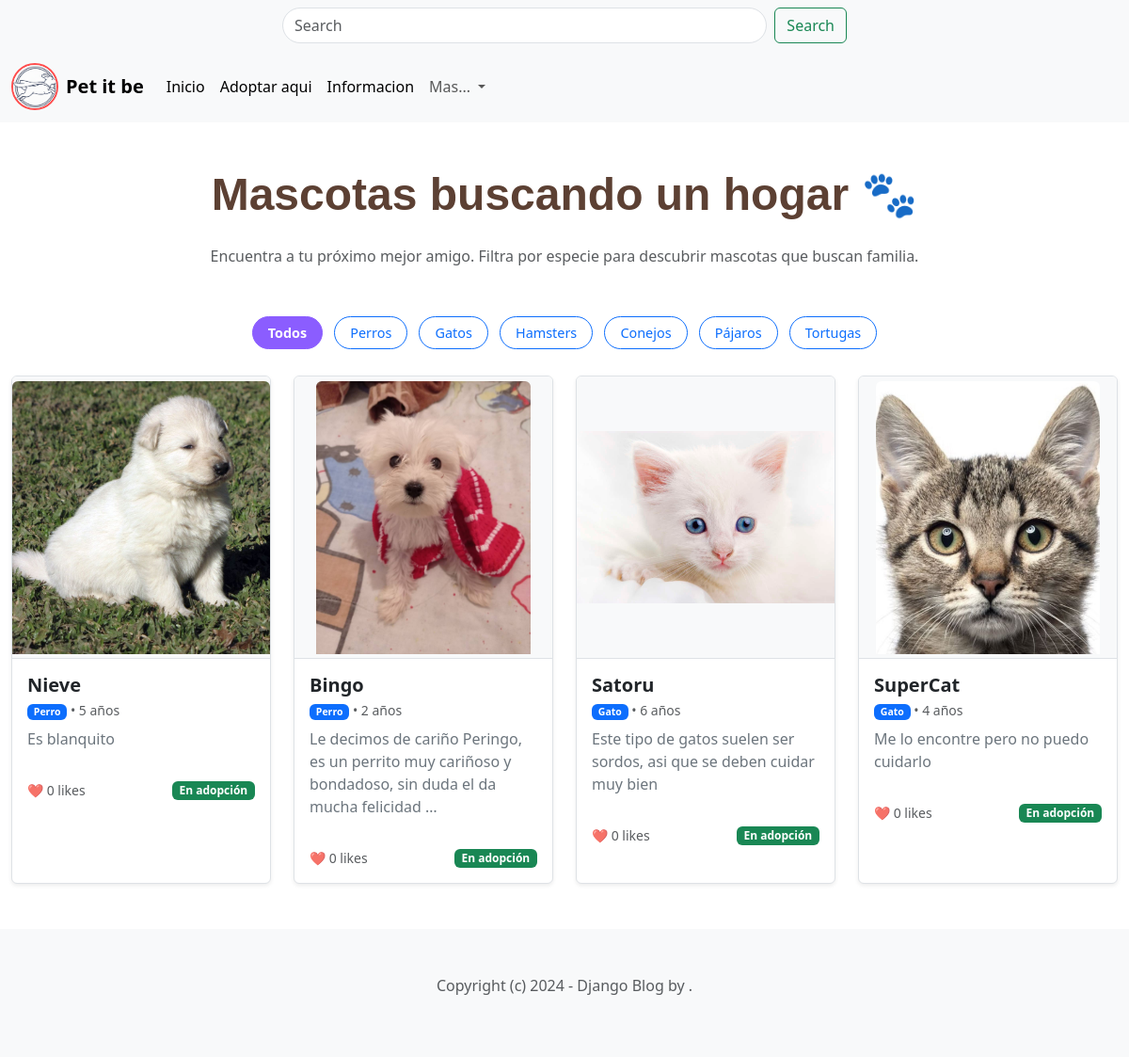
Page /Pets/pets/ on the committed database.
### Pets/models.py (models this page shows, shortened)
class Pet(models.Model):
    ADOPTADO = 'adoptado'
    EN_ADOPCION = 'en_adopcion'
    STATUS = {
        (ADOPTADO, 'Adoptado'),
        (EN_ADOPCION, 'En adopcion')
    }
    especie = models.ForeignKey(Especie, related_name='pets' , on_delete=models.CASCADE)
    name = models.CharField(max_length=50)
    slug = models.SlugField()
    descripcion = models.TextField()
    image = models.ImageField(upload_to='mascotas', blank=True, null=True)
    edad = models.PositiveIntegerField()
    likes = models.PositiveIntegerField(default=0)
    status = models.CharField(max_length=20, choices=STATUS, default=EN_ADOPCION)
    creado_por = models.ForeignKey(User, related_name='pets' , on_delete=models.CASCADE)
    public = models.DateTimeField(auto_now_add=True)
    updated_at = models.DateTimeField(auto_now=True)

class Especie(models.Model):
    tipo = models.IntegerField(choices=tipo_animales)
    slug = models.SlugField()
    class Meta:
        ordering = ('tipo',)
        verbose_name_plural = 'razas'

### Pets/views.py (the view)
# urls.py: path('pets/', views.pets, name='pets'),
def pets(request):
    pets = Pet.objects.all()
    tipo = request.GET.get('tipo', 'todos')
    if tipo != 'todos':
        try:
            pets = pets.filter(especie__tipo=int(tipo))
        except ValueError:
            pass
    context = {
        'pets': pets,
        'tipo': tipo
    }
    return render(request, 'pets/mascotas.html', context)

### Pets/templates/pets/mascotas.html (shortened to what this page needs)
{% extends 'pets/base.html' %}
{% load static %}
{% block content %}
<link rel="stylesheet" href="{% static 'css/mascotas.css' %}">
<div class="container my-5">
    <h1 class="display-5 fw-bold text-center mb-4 page-title">
        Mascotas buscando un hogar 🐾
    </h1>
    <p class="text-center text-muted mb-5">
        Encuentra a tu próximo mejor amigo. Filtra por especie para descubrir mascotas que buscan familia.
    </p>
    <div class="filter-bar text-center mb-4">
        <a href="?tipo=todos" class="btn btn-outline-primary btn-sm {% if not request.GET.tipo or request.GET.tipo == 'todos' %}active{% endif %}">Todos</a>
        <a href="?tipo=0" class="btn btn-outline-primary btn-sm {% if request.GET.tipo == '0' %}active{% endif %}">Perros</a>
        <a href="?tipo=1" class="btn btn-outline-primary btn-sm {% if request.GET.tipo == '1' %}active{% endif %}">Gatos</a>
        <a href="?tipo=2" class="btn btn-outline-primary btn-sm {% if request.GET.tipo == '2' %}active{% endif %}">Hamsters</a>
        <a href="?tipo=3" class="btn btn-outline-primary btn-sm {% if request.GET.tipo == '3' %}active{% endif %}">Conejos</a>
        <a href="?tipo=4" class="btn btn-outline-primary btn-sm {% if request.GET.tipo == '4' %}active{% endif %}">Pájaros</a>
        <a href="?tipo=5" class="btn btn-outline-primary btn-sm {% if request.GET.tipo == '5' %}active{% endif %}">Tortugas</a>
    </div>
    <div class="row row-cols-1 row-cols-md-2 row-cols-lg-3 row-cols-xl-4 g-4">
        {% for pet in pets %}
            {% if pet.status == 'en_adopcion' %}
            <div class="col">
                <div class="card h-100 shadow-sm rounded overflow-hidden border">
                    <a href="{% url 'adopt_me' pet.pk %}" class="text-decoration-none">
                        <div class="bg-light border-bottom text-center"
                             style="height: 300px; display: flex; align-items: center; justify-content: center;">
                            {% if pet.image %}
                                <img src="{{ pet.image.url }}"
                                     alt="{{ pet.name }}"
                                     class="img-fluid rounded-top"
                                     style="max-height: 290px; max-width: 100%; height: auto; width: auto;">
                            {% else %}
                                <div class="text-muted">
                                    <i class="bi bi-image display-4"></i>
                                    <p class="mt-2 small">Sin foto</p>
                                </div>
                            {% endif %}
                        </div>
                        <div class="card-body d-flex flex-column">
                            <h5 class="card-title fw-bold text-dark mb-1">{{ pet.name }}</h5>
                            <p class="text-muted small mb-2">
                                <span class="badge bg-primary">{{ pet.especie.get_tipo_display }}</span>
                                • {{ pet.edad }} año{{ pet.edad|pluralize }}
                            </p>
                            <p class="card-text text-secondary flex-grow-1">
                                {{ pet.descripcion|truncatewords:18 }}
                            </p>
                            <div class="d-flex justify-content-between align-items-center mt-3">
                                <small class="text-muted">
                                    ❤️ {{ pet.likes }} likes
                                </small>
                                <span class="badge bg-success">En adopción</span>
                            </div>
                        </div>
                    </a>
                </div>
            </div>
            {% endif %}
{% endfor %}
    </div>
</div>
{% endblock %}

### Pets/templates/pets/base.html (shortened to what this page needs)
<!DOCTYPE html>
<html lang="en">
<head>
    <link rel="stylesheet" href="https://cdn.jsdelivr.net/npm/bootstrap@5.3.8/dist/css/bootstrap.min.css">
</head>
<body>
        {% include 'pets/navbar.html' %}
        {% block content %} {% endblock %}
    <footer class="py-5 text-center text-body-secondary bg-body-tertiary">
        <p>Copyright (c) 2024 - Django Blog by . </p>
    </footer>
</body>
</html>

### Pets/templates/pets/navbar.html (shortened to what this page needs)
{% load static %}
<link rel="stylesheet" href="{% static 'css/navbar.css' %}?v=5">
<nav class="navbar bg-body-tertiary">
  <div class="container-fluid justify-content-center">
    <form class="d-flex buscador-contenedor" role="search" method="GET" action="{% url 'search' %}">
      <input class="form-control me-2 buscador" type="search" name="query" placeholder="Search" aria-label="Search"/>
      <button class="btn btn-outline-success" type="submit">Search</button>
    </form>
  </div>
</nav>
<nav class="navbar navbar-expand-lg bg-body-tertiary">
  <div class="container-fluid">
    <a class="navbar-brand d-flex align-items-center gap-2" href="">
      <img
        src="{% static 'img/Logo.png' %} "
        alt="Perrito"
        class="logo-perrito"
      >
      <span class="text-brown fw-bold">Pet it be</span>
    </a>
    <div class="collapse navbar-collapse" id="navbarSupportedContent">
      <ul class="navbar-nav me-auto mb-2 mb-lg-0">
        <li class="nav-item">
          <a class="nav-link active" aria-current="page" href="{% url 'home' %}">Inicio</a>
        </li>
        <li class="nav-item">
          <a class="nav-link active" aria-current="page" href="{% url 'pets' %}">Adoptar aqui</a>
        </li>
        <li class="nav-item">
          <a class="nav-link active" aria-current="page" href="{% url 'informacion' %}">Informacion</a>
        </li>
        {% if request.user.is_authenticated %}
        <li class="nav-item">
          <a class="nav-link active" aria-current="page" href="{% url 'bandeja' %}">Solicitudes</a>
        </li>
        <li class="nav-item dropdown">
          <a class="nav-link dropdown-toggle" href="#" role="button" data-bs-toggle="dropdown" aria-expanded="false">
            <img
              src="{{ user.perfil.avatar.url }}"
              class="rounded-circle border"
              width="40" height="40"
              style="object-fit: cover;">
            </a>
          </a>
          <ul class="dropdown-menu">
            <li><a class="dropdown-item" href="{% url 'profile' username=request.user.username %}">Ver mi perfil</a></li>
            <li><a class="dropdown-item" href="{% url 'add_pet' %}">Dar en adopcion</a></li>
            <li><hr class="dropdown-divider"></li>
            <li><a class="dropdown-item" href="{% url 'logout' %}">Cerrar sesion</a></li>
          </ul>
        </li>
        {% else %}
                <li class="nav-item dropdown">
          <a class="nav-link dropdown-toggle" href="#" role="button" data-bs-toggle="dropdown" aria-expanded="false">
            Mas...
          </a>
        </li>
        <br>
        {% endif %}
      </ul>
    </div>
  </div>
</nav>

### static/css/navbar.css (style rules this page uses)
.logo-perrito { width: 50px; height: 50px; border-radius: 50%; object-fit: cover; border: 2px solid #ff4d4d; transition: transform 0.3s ease; }
.buscador-contenedor { width: 100%; max-width: 600px; }
.buscador { border-radius: 50px; }

### static/css/mascotas.css (style rules this page uses)
.page-title { font-family: 'Poppins', sans-serif; font-weight: 700; color: #5c4033; }
.filter-bar a { margin: 4px; border-radius: 20px; padding: 6px 16px; transition: .25s ease; font-size: 0.9rem; }
.filter-bar a.active { background-color: #8b5dff !important; color: white !important; border-color: #8b5dff !important; font-weight: 600; }
.container { max-width: 1200px; }

### rows in the picture
Pet: image (picture), name "Nieve", especie.tipo "Perro", edad "5", descripcion "Es blanquito", likes "0"
Pet: image (picture), name "Bingo", especie.tipo "Perro", edad "2", descripcion "Le decimos de cariño Peringo, es un perrito muy cariñoso y bondadoso, sin duda el da mucha felicidad …", likes "0"
Pet: image (picture), name "Satoru", especie.tipo "Gato", edad "6", descripcion "Este tipo de gatos suelen ser sordos, asi que se deben cuidar muy bien", likes "0"
Pet: image (picture), name "SuperCat", especie.tipo "Gato", edad "4", descripcion "Me lo encontre pero no puedo cuidarlo", likes "0"
